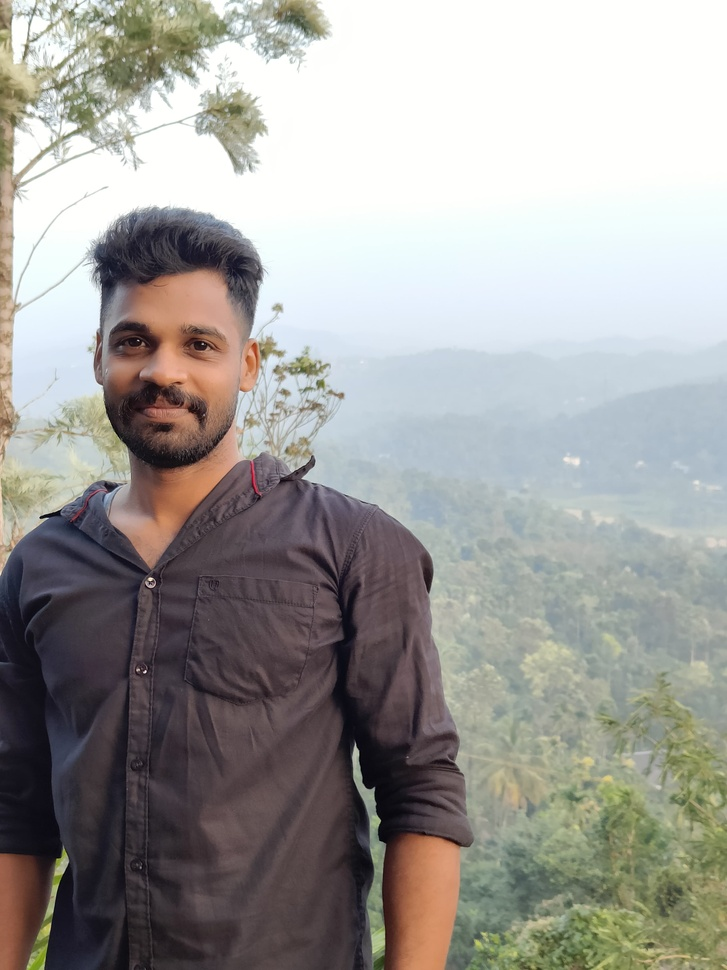
#> input picture New folder/14-8-2024/img.jpg, 727 x 970 px, shrunk from 3072 x 4096 before the run
$ python object.py
#> lines starting #> are read from the running program, lines starting #| are printed output that depends on the picture; after the words box and inside, x2 and y2 are one past the last pixel; in counts of white or black regions, pixels touching at a corner belong together
import cv2
import matplotlib.pyplot as plt

# Load the pre-trained classifier for frontal face detection
face_cascade = cv2.CascadeClassifier(cv2.data.haarcascades + 'haarcascade_frontalface_default.xml')

# Upload an image for testing
image = cv2.imread('img.jpg')
#> image is the input picture: shape (970, 727, 3); mean B, G, R 154.3, 157.6, 159.1

# Convert the image to grayscale for the face detection model
grey_image = cv2.cvtColor(image, cv2.COLOR_BGR2GRAY)
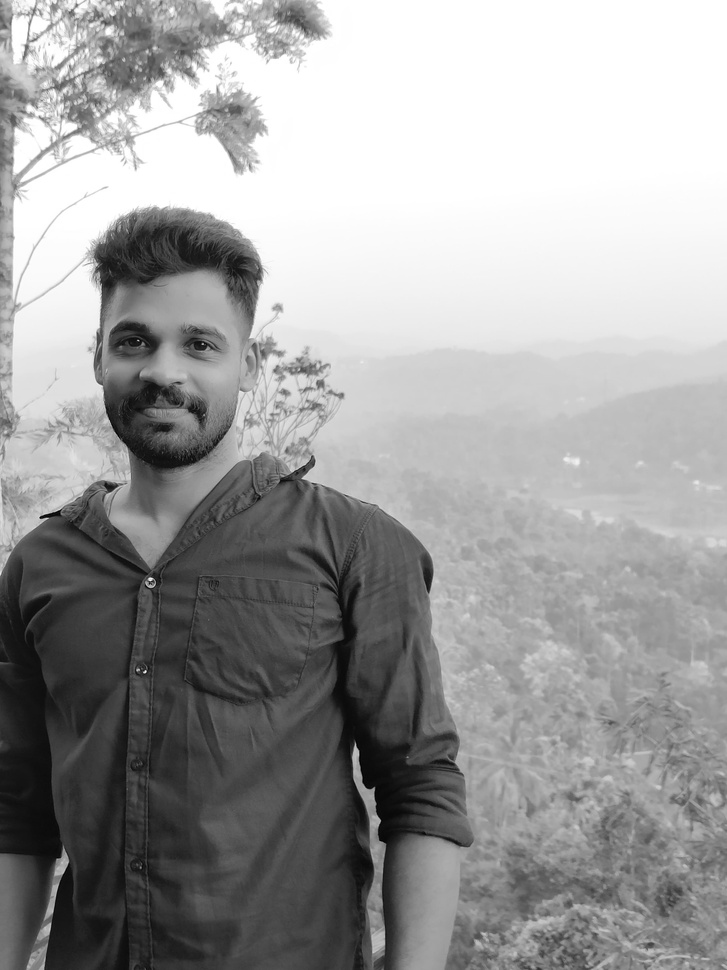
#> grey_image: shape (970, 727); min 0, max 255, mean 157.7

# Perform face detection
faces = face_cascade.detectMultiScale(grey_image, scaleFactor=1.1, minNeighbors=5, minSize=(30, 30))
#> faces = [[74, 274, 180, 180]]

# Print the number of faces detected
print(f"No of faces detected: {len(faces)}")
#| No of faces detected: 1

# Draw rectangles around the detected faces
for (x, y, w, h) in faces:
    cv2.rectangle(image, (x, y), (x + w, y + h), (255, 0, 0), 2)
#> this loop made 1 pass
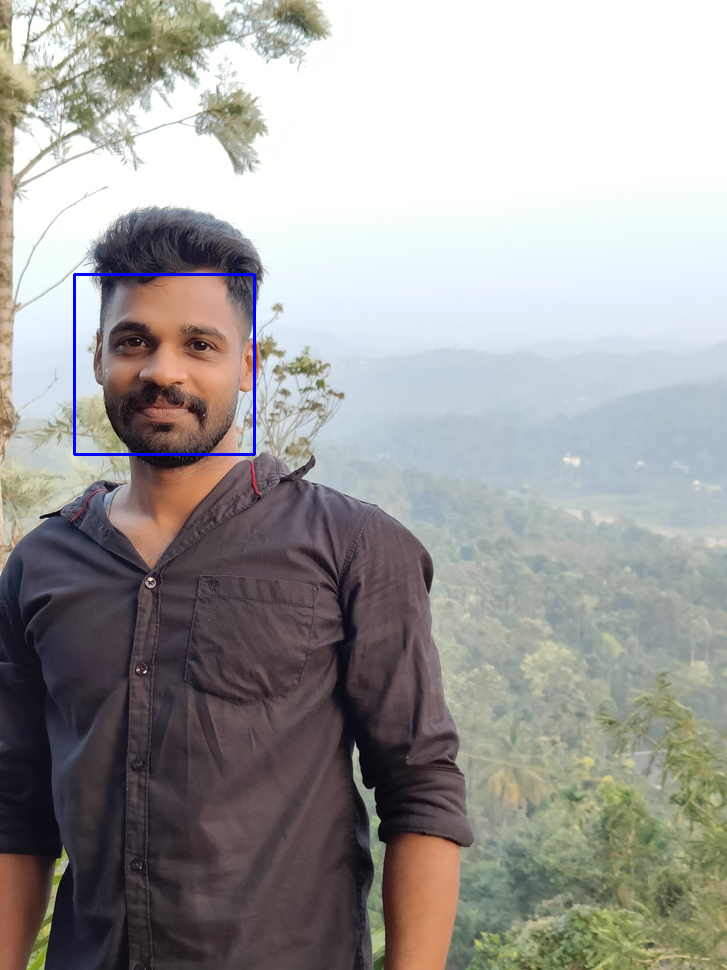
#> image: shape (970, 727, 3); 0.31% of pixels changed, all inside (x1, y1, x2, y2) = (73, 273, 256, 456)

# Convert the image from BGR to RGB for displaying in Matplotlib
img_rgb = cv2.cvtColor(image, cv2.COLOR_BGR2RGB)

# Display the image with detected faces
plt.imshow(img_rgb)
plt.axis("off")  # Turn off axis labels
plt.show()
